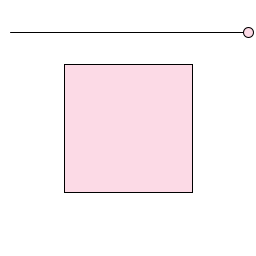
Frame 1 (no input)
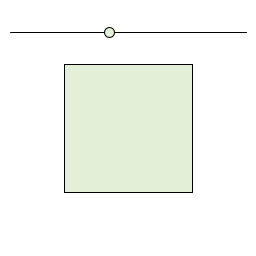
Frame 60 (the mouse pressed at the canvas centre just before this capture)
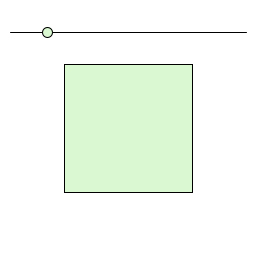
Frame 120 (the mouse held since frame 60 and released just before this capture)

The Processing sketch that drew these frames (run headless with seeded random() and noise(); from frame 60 on, the mouse is pressed at the canvas centre):

// Processing sketch: sketch_16_lerp
// ── sketch_16_lerp.pde

float lerpValue = 1.0;

boolean isDecreasing = false;

void setup()
{
  size(256,256);  
  rectMode(CENTER);
  textAlign(CENTER);
}

void draw()
{
   background(255,255,255);
   if(lerpValue > 1.0 && !isDecreasing)
   {
     isDecreasing = true;
   }
   else if(lerpValue < 0.0 && isDecreasing )
   {
     isDecreasing = false;
   }
   
   if(isDecreasing)
   {
     lerpValue -= 0.01; //this is the same as writing lerpValue = lerpValue - 0.01;
   }
   else {
     lerpValue += 0.01;
   }
  
   fill(lerp(212,252,lerpValue),lerp(255,219,lerpValue),lerp(207,230,lerpValue));
   
   rect(width/2,height/2,128,128);
   
   
   stroke(0);
   line(10,32,width-10,32);
   
   ellipse(lerp(10,width-10,lerpValue),32,10,10);
}
